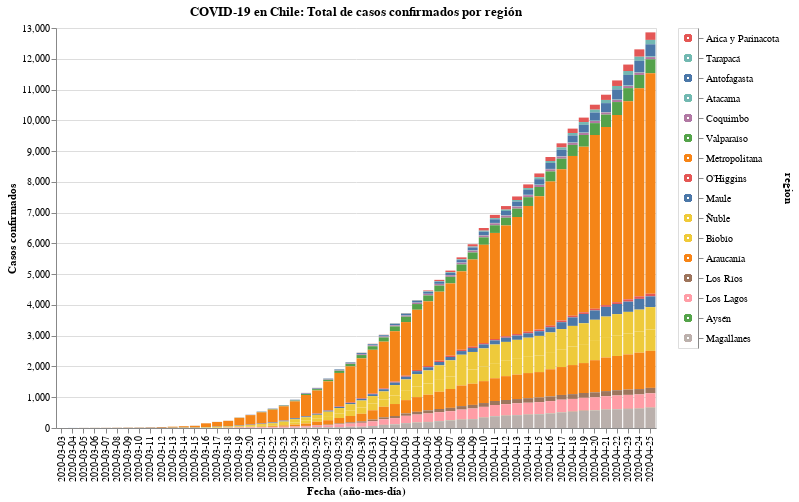

The cell this chart's notebook holds for it:
### Code cell
#hide_input
input_dropdown = alt.binding_select(options=data['region'].unique())
selection1 = alt.selection_single(fields=['region'], bind=input_dropdown, name=' ')
selection2 = alt.selection_multi(fields=['region'], on='mouseover')
color = alt.condition(selection1 | selection2,
                    alt.Color('region:N', legend=None),
                    alt.value('lightgray'))

chart = alt.Chart(data).mark_bar().encode(
    x=alt.X('date:O', axis=alt.Axis(title='Fecha (año-mes-día)')),
    y=alt.Y('casos', axis=alt.Axis(title='Casos confirmados')),
    color=color,
    tooltip=['date', 'region', 'casos'],
    order=alt.Order(
    # Sort the segments of the bars by this field
    'codigo region',
    sort='descending'
    )
).properties(
    title='COVID-19 en Chile: Total de casos confirmados por región'
).add_selection(
    selection1, selection2
).transform_filter(
    selection1
)

legend = alt.Chart(data).mark_point().encode(
    y=alt.Y('region:N', axis=alt.Axis(orient='right'), sort=regiones),
    color=color
).add_selection(
    selection1, selection2
)

chart.properties(width=600, height=400) | legend

### Figure 1 — Vega-Lite specification as saved in the notebook (floating-point values rounded to 4 significant figures; data arrays with more than 128 entries replaced by an {"elided": "..."} marker saying what was removed)
{"config": {"view": {"continuousWidth": 400, "continuousHeight": 300}}, "hconcat": [{"mark": "bar", "encoding": {"color": {"condition": {"type": "nominal", "field": "region", "legend": null, "selection": {"or": [" ", "selector001"]}}, "value": "lightgray"}, "order": {"type": "quantitative", "field": "codigo region", "sort": "descending"}, "tooltip": [{"type": "nominal", "field": "date"}, {"type": "nominal", "field": "region"}, {"type": "quantitative", "field": "casos"}], "x": {"type": "ordinal", "axis": {"title": "Fecha (año-mes-día)"}, "field": "date"}, "y": {"type": "quantitative", "axis": {"title": "Casos confirmados"}, "field": "casos"}}, "height": 400, "selection": {" ": {"type": "single", "fields": ["region"], "bind": {"input": "select", "options": ["Arica y Parinacota", "Tarapacá", "Antofagasta", "Atacama", "Coquimbo", "Valparaíso", "Metropolitana", "O’Higgins", "Maule", "Ñuble", "Biobío", "Araucanía", "Los Ríos", "Los Lagos", "Aysén", "Magallanes"]}}, "selector001": {"type": "multi", "fields": ["region"], "on": "mouseover"}}, "title": "COVID-19 en Chile: Total de casos confirmados por región", "transform": [{"filter": {"selection": " "}}], "width": 600}, {"mark": "point", "encoding": {"color": {"condition": {"type": "nominal", "field": "region", "legend": null, "selection": {"or": [" ", "selector001"]}}, "value": "lightgray"}, "y": {"type": "nominal", "axis": {"orient": "right"}, "field": "region", "sort": ["Arica y Parinacota", "Tarapacá", "Antofagasta", "Atacama", "Coquimbo", "Valparaíso", "Metropolitana", "O’Higgins", "Maule", "Ñuble", "Biobío", "Araucanía", "Los Ríos", "Los Lagos", "Aysén", "Magallanes"]}}, "selection": {" ": {"type": "single", "fields": ["region"], "bind": {"input": "select", "options": ["Arica y Parinacota", "Tarapacá", "Antofagasta", "Atacama", "Coquimbo", "Valparaíso", "Metropolitana", "O’Higgins", "Maule", "Ñuble", "Biobío", "Araucanía", "Los Ríos", "Los Lagos", "Aysén", "Magallanes"]}}, "selector001": {"type": "multi", "fields": ["region"], "on": "mouseover"}}}], "data": {"name": "data-a8ec9184805b87b4209e2849577aec03"}, "$schema": "https://vega.github.io/schema/vega-lite/v4.8.1.json", "datasets": {"data-a8ec9184805b87b4209e2849577aec03": {"elided": "864 records"}}}
